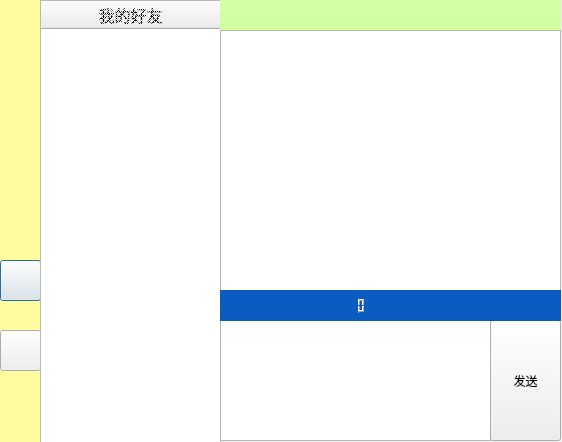
<?xml version="1.0" encoding="UTF-8"?>
<ui version="4.0">
 <class>ChatPage</class>
 <widget class="QDialog" name="ChatPage">
  <property name="geometry">
   <rect>
    <x>0</x>
    <y>0</y>
    <width>562</width>
    <height>442</height>
   </rect>
  </property>
  <property name="windowTitle">
   <string>Dialog</string>
  </property>
  <widget class="QLabel" name="label">
   <property name="geometry">
    <rect>
     <x>0</x>
     <y>0</y>
     <width>41</width>
     <height>451</height>
    </rect>
   </property>
   <property name="styleSheet">
    <string notr="true">background-color: rgb(255, 252, 160);</string>
   </property>
   <property name="text">
    <string/>
   </property>
  </widget>
  <widget class="QLabel" name="headLabel">
   <property name="geometry">
    <rect>
     <x>0</x>
     <y>10</y>
     <width>41</width>
     <height>51</height>
    </rect>
   </property>
   <property name="styleSheet">
    <string notr="true"/>
   </property>
   <property name="text">
    <string/>
   </property>
  </widget>
  <widget class="QPushButton" name="setupPushButton">
   <property name="geometry">
    <rect>
     <x>0</x>
     <y>260</y>
     <width>41</width>
     <height>41</height>
    </rect>
   </property>
   <property name="text">
    <string/>
   </property>
  </widget>
  <widget class="QPushButton" name="addPushButton">
   <property name="geometry">
    <rect>
     <x>0</x>
     <y>330</y>
     <width>41</width>
     <height>41</height>
    </rect>
   </property>
   <property name="text">
    <string/>
   </property>
  </widget>
  <widget class="QTreeWidget" name="friendListTreeWidget">
   <property name="geometry">
    <rect>
     <x>40</x>
     <y>0</y>
     <width>181</width>
     <height>451</height>
    </rect>
   </property>
   <property name="iconSize">
    <size>
     <width>30</width>
     <height>30</height>
    </size>
   </property>
   <column>
    <property name="text">
     <string>我的好友</string>
    </property>
    <property name="font">
     <font>
      <family>Abyssinica SIL</family>
      <pointsize>12</pointsize>
     </font>
    </property>
    <property name="textAlignment">
     <set>AlignHCenter|AlignVCenter|AlignCenter</set>
    </property>
    <property name="foreground">
     <brush brushstyle="Dense3Pattern">
      <color alpha="255">
       <red>0</red>
       <green>0</green>
       <blue>0</blue>
      </color>
     </brush>
    </property>
   </column>
  </widget>
  <widget class="QLabel" name="cntLabel">
   <property name="geometry">
    <rect>
     <x>220</x>
     <y>0</y>
     <width>341</width>
     <height>31</height>
    </rect>
   </property>
   <property name="styleSheet">
    <string notr="true">background-color: rgb(210, 255, 161);</string>
   </property>
   <property name="text">
    <string/>
   </property>
   <property name="alignment">
    <set>Qt::AlignCenter</set>
   </property>
  </widget>
  <widget class="QTextEdit" name="chatTextEdit">
   <property name="geometry">
    <rect>
     <x>220</x>
     <y>30</y>
     <width>341</width>
     <height>261</height>
    </rect>
   </property>
   <property name="lineWidth">
    <number>0</number>
   </property>
  </widget>
  <widget class="QTextEdit" name="inputTextEdit">
   <property name="geometry">
    <rect>
     <x>220</x>
     <y>320</y>
     <width>271</width>
     <height>121</height>
    </rect>
   </property>
  </widget>
  <widget class="QPushButton" name="sendPushButton">
   <property name="geometry">
    <rect>
     <x>490</x>
     <y>320</y>
     <width>71</width>
     <height>121</height>
    </rect>
   </property>
   <property name="styleSheet">
    <string notr="true">font: 14pt &quot;Abyssinica SIL&quot;;</string>
   </property>
   <property name="text">
    <string>发送</string>
   </property>
  </widget>
  <widget class="QLabel" name="label_4">
   <property name="geometry">
    <rect>
     <x>220</x>
     <y>290</y>
     <width>341</width>
     <height>31</height>
    </rect>
   </property>
   <property name="font">
    <font>
     <family>Abyssinica SIL</family>
     <pointsize>12</pointsize>
    </font>
   </property>
   <property name="focusPolicy">
    <enum>Qt::NoFocus</enum>
   </property>
   <property name="autoFillBackground">
    <bool>false</bool>
   </property>
   <property name="styleSheet">
    <string notr="true">background-color: rgb(12, 91, 193);</string>
   </property>
   <property name="text">
    <string/>
   </property>
   <property name="alignment">
    <set>Qt::AlignCenter</set>
   </property>
  </widget>
  <widget class="QLCDNumber" name="lcdNumber">
   <property name="geometry">
    <rect>
     <x>240</x>
     <y>290</y>
     <width>131</width>
     <height>31</height>
    </rect>
   </property>
   <property name="styleSheet">
    <string notr="true">font: 12pt &quot;Abyssinica SIL&quot;;
color: rgb(0, 0, 0);
color: rgb(255, 138, 20);</string>
   </property>
   <property name="lineWidth">
    <number>0</number>
   </property>
   <property name="digitCount">
    <number>17</number>
   </property>
  </widget>
 </widget>
 <resources/>
 <connections/>
</ui>
